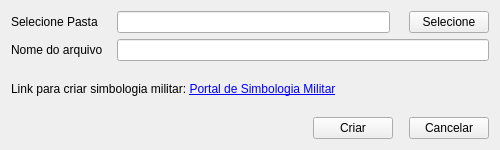
<?xml version="1.0" encoding="UTF-8"?>
<ui version="4.0">
 <author>Ten Borba</author>
 <class>CriaDatabase</class>
 <widget class="QWidget" name="CriaDatabase">
  <property name="geometry">
   <rect>
    <x>0</x>
    <y>0</y>
    <width>500</width>
    <height>150</height>
   </rect>
  </property>
  <property name="sizePolicy">
   <sizepolicy hsizetype="Fixed" vsizetype="Fixed">
    <horstretch>0</horstretch>
    <verstretch>0</verstretch>
   </sizepolicy>
  </property>
  <property name="minimumSize">
   <size>
    <width>500</width>
    <height>150</height>
   </size>
  </property>
  <property name="maximumSize">
   <size>
    <width>50000</width>
    <height>150</height>
   </size>
  </property>
  <property name="windowTitle">
   <string>Criar arquivo de simbologia militar</string>
  </property>
  <layout class="QGridLayout" name="gridLayout">
   <item row="0" column="0">
    <layout class="QVBoxLayout" name="verticalLayout">
     <item>
      <layout class="QHBoxLayout" name="horizontalLayout">
       <item>
        <widget class="QLabel" name="label">
         <property name="minimumSize">
          <size>
           <width>100</width>
           <height>0</height>
          </size>
         </property>
         <property name="text">
          <string>Selecione Pasta</string>
         </property>
        </widget>
       </item>
       <item>
        <widget class="QLineEdit" name="folderDestinyLineEdit">
         <property name="readOnly">
          <bool>true</bool>
         </property>
        </widget>
       </item>
       <item>
        <spacer name="horizontalSpacer_6">
         <property name="orientation">
          <enum>Qt::Horizontal</enum>
         </property>
         <property name="sizeType">
          <enum>QSizePolicy::Minimum</enum>
         </property>
         <property name="sizeHint" stdset="0">
          <size>
           <width>13</width>
           <height>20</height>
          </size>
         </property>
        </spacer>
       </item>
       <item>
        <widget class="QPushButton" name="selectFolderButton">
         <property name="text">
          <string>Selecione</string>
         </property>
        </widget>
       </item>
      </layout>
     </item>
     <item>
      <layout class="QHBoxLayout" name="horizontalLayout_3">
       <item>
        <widget class="QLabel" name="label_3">
         <property name="minimumSize">
          <size>
           <width>100</width>
           <height>0</height>
          </size>
         </property>
         <property name="text">
          <string>Nome do arquivo</string>
         </property>
        </widget>
       </item>
       <item>
        <widget class="QLineEdit" name="fileNameLineEdit"/>
       </item>
      </layout>
     </item>
     <item>
      <layout class="QHBoxLayout" name="horizontalLayout_2">
       <item>
        <widget class="QLabel" name="label_2">
         <property name="text">
          <string>&lt;html&gt;&lt;head/&gt;&lt;body&gt;&lt;p&gt;Link para criar simbologia militar: &lt;a href=&quot;http://simbologia.eb.mil.br/&quot;&gt;&lt;span style=&quot; text-decoration: underline; color:#0000ff;&quot;&gt;Portal de Simbologia Militar&lt;/span&gt;&lt;/a&gt;&lt;/p&gt;&lt;/body&gt;&lt;/html&gt;</string>
         </property>
         <property name="openExternalLinks">
          <bool>true</bool>
         </property>
        </widget>
       </item>
      </layout>
     </item>
     <item>
      <layout class="QHBoxLayout" name="horizontalLayout_4">
       <item>
        <spacer name="horizontalSpacer_4">
         <property name="orientation">
          <enum>Qt::Horizontal</enum>
         </property>
         <property name="sizeHint" stdset="0">
          <size>
           <width>40</width>
           <height>20</height>
          </size>
         </property>
        </spacer>
       </item>
       <item>
        <widget class="QPushButton" name="createDataBaseButton">
         <property name="text">
          <string>Criar</string>
         </property>
        </widget>
       </item>
       <item>
        <spacer name="horizontalSpacer_3">
         <property name="orientation">
          <enum>Qt::Horizontal</enum>
         </property>
         <property name="sizeType">
          <enum>QSizePolicy::Preferred</enum>
         </property>
         <property name="sizeHint" stdset="0">
          <size>
           <width>10</width>
           <height>20</height>
          </size>
         </property>
        </spacer>
       </item>
       <item>
        <widget class="QPushButton" name="cancelButton">
         <property name="text">
          <string>Cancelar</string>
         </property>
        </widget>
       </item>
      </layout>
     </item>
    </layout>
   </item>
  </layout>
 </widget>
 <resources/>
 <connections>
  <connection>
   <sender>cancelButton</sender>
   <signal>clicked()</signal>
   <receiver>CriaDatabase</receiver>
   <slot>close()</slot>
   <hints>
    <hint type="sourcelabel">
     <x>430</x>
     <y>172</y>
    </hint>
    <hint type="destinationlabel">
     <x>394</x>
     <y>339</y>
    </hint>
   </hints>
  </connection>
 </connections>
 <slots>
  <signal>signal1()</signal>
  <slot>carregaSpatialite()</slot>
 </slots>
</ui>
